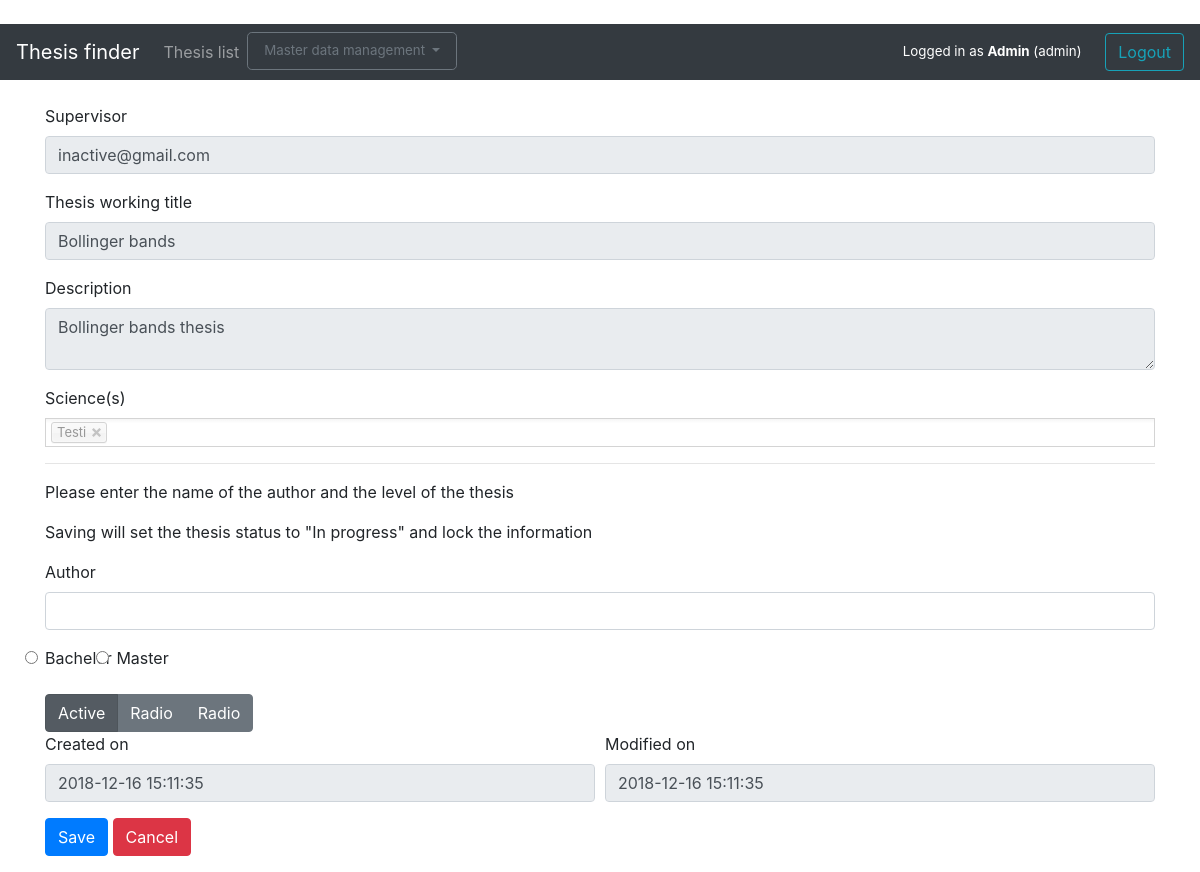
Page /theses/checkout/2/ (signed in) on the earlier database version.
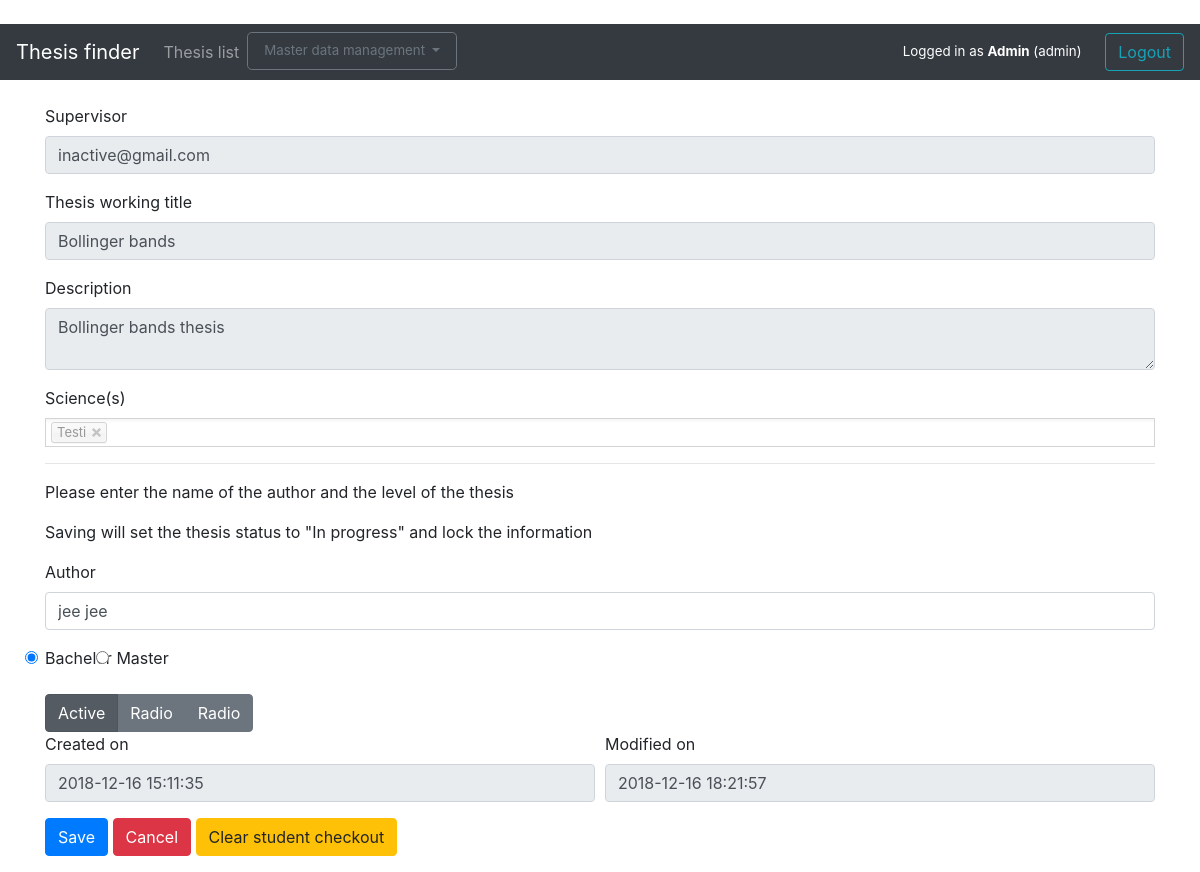
Same page on the later database version.
### application/theses/models.py (models this page shows, shortened)
class Thesis(Base):
    thesisID = db.Column(db.Integer, primary_key=True)
    title = db.Column(db.String(144), nullable=False)
    description = db.Column(db.String(500), nullable=False)
    level = db.Column(db.Boolean)
    author = db.Column(db.String(144), nullable=True)
    status = db.Column(db.Integer)
    completedOn = db.Column(db.DateTime)
    reservedOn = db.Column(db.DateTime, nullable = True)
    userID = db.Column(db.String, db.ForeignKey('account.userID'),
                           nullable=False)
    science2thesis = db.relationship("Science", secondary = science2thesis,
                               backref=db.backref('theses', lazy = 'joined'))

### application/theses/views.py (the view)
@app.route("/theses/checkout/<thesis_id>/", methods=["GET"])
@login_required
def thesis_checkout_get(thesis_id):
    thesis = Thesis.query.get(thesis_id)
    if not ((thesis.userID == current_user.userID and thesis.status == 0) or current_user.admin):
        return "Access denied"
    form = ThesisCheckoutForm(obj=thesis, username = thesis.userID, createdon = thesis.createdOn, modifiedon = thesis.modifiedOn)
    sciences = Science.query.all()
    form.science.choices = [(science.scienceID, science.name) for science in sciences]
    thesis_scis = Science.query.join(science2thesis).join(Thesis).filter(science2thesis.c.thesisID == thesis.thesisID and science2thesis.c.scienceID == Science.scienceID).all()
    form.science.process_data([(sci.scienceID)  for sci in thesis_scis])
    return render_template("theses/checkout.html", thesis = thesis, form = form)

### application/theses/forms.py
class ThesisCheckoutForm(FlaskForm):
    username = StringField("Supervisor", render_kw={"readonly class": "form-control"})
    title = StringField("Thesis working title", [validators.Length(min=2, max=144)],  render_kw={"readonly class": "form-control"})
    description = TextAreaField("Description", [validators.Length(min=5, max=500)],  render_kw={"readonly class": "form-control"})
    science = SelectMultipleField('Science(s)',coerce=int,  render_kw={"readonly class": "chosen-select"})
    level = RadioField('Level', choices=[(0, 'Bachelor'), (1, 'Master')], coerce=int, render_kw={" class": "form-check-input"})
    author = StringField("Author", [validators.Length(min=2, max=144)],  render_kw={"class": "form-control"})
    createdon = DateTimeField("Created on", render_kw={"readonly class": "form-control"})
    modifiedon = DateTimeField("Modified on", render_kw={"readonly class": "form-control"})
    class Meta:
        csrf = False

### application/__init__.py (called while the page is built)
@login_manager.user_loader
def load_user(user_id):
    return User.query.get(user_id)

### application/templates/theses/checkout.html (shortened to what this page needs)
{% extends "layout.html" %}
{% block body %}
<div class="container">
<form method="POST" action="{{ url_for('thesis_checkout', thesis_id=thesis.thesisID) }}">
    <div class="form-group">
        {{ form.username.label }}
        {{ form.username }}
    </div>
    <div class="form-group">
        {{ form.title.label }}
        {{ form.title }}
    </div>
    <div class="form-group">
        {{ form.description.label }}
        {{ form.description }}
    </div>
    <div class="form-group">
        {{ form.science.label }}
        {{ form.science }}
    </div>
    <hr>
    <p>Please enter the name of the author and the level of the thesis</p>
    <p>Saving will set the thesis status to "In progress" and lock the information</p>
    <div class="form-group">
        {{ form.author.label }}
        {{ form.author }}
    </div>
    <div class="form-group">
        {% for subfield in form.level %}
        {{ subfield }}
        {{ subfield.label }}
        {% endfor %}
    </div>
    <div class="btn-group btn-group-toggle" data-toggle="buttons">
        <label class="btn btn-secondary active">
          <input type="radio" name="options" id="option1" autocomplete="off" checked> Active
        </label>
        <label class="btn btn-secondary">
          <input type="radio" name="options" id="option2" autocomplete="off"> Radio
        </label>
        <label class="btn btn-secondary">
          <input type="radio" name="options" id="option3" autocomplete="off"> Radio
        </label>
      </div>
    <div class="form-group">
        <div class="form-row">
            <div class="col">
                {{ form.createdon.label }}
                {{ form.createdon }}
            </div>
            <div class="col">
                {{ form.modifiedon.label }}
                {{ form.modifiedon }}
            </div>
        </div>
    </div>
    <input class="btn btn-primary" name="action" type="submit" value="Save" />
    <a class="btn btn-danger" href="{{url_for('theses_index')}}" role="button">Cancel</a>
    {% if thesis.status == 1 %}
    <input class="btn btn-warning" name="action" type="submit" value="Clear student checkout" />
    {% endif %}
</form>
</div>
{% endblock %}

Differences in the rows shown:
changed Thesis "Bollinger bands": author (not shown) → "jee jee"
Other differences:
form field level: "☐ Bachelor" → "☑ Bachelor"
form field modifiedon: "2018-12-16 15:11:35" → "2018-12-16 18:21:57"
form field action: (not shown) → "Clear student checkout"
